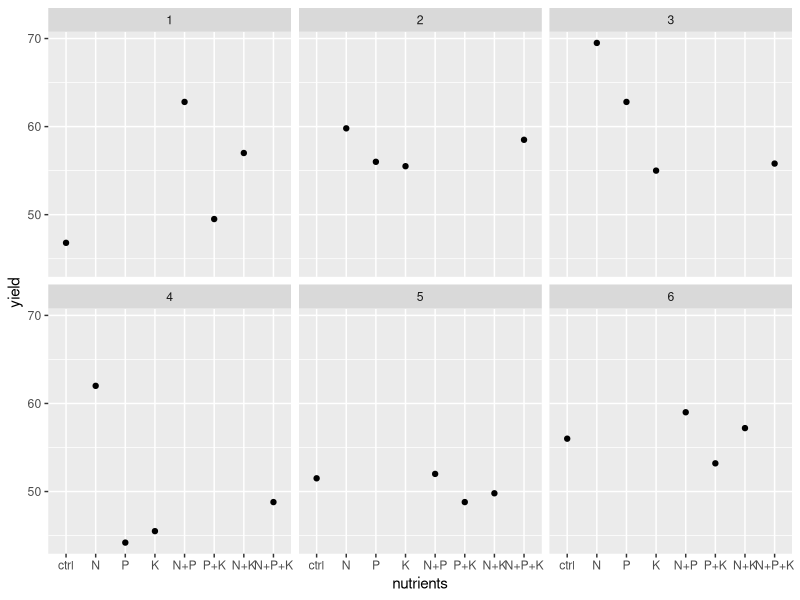
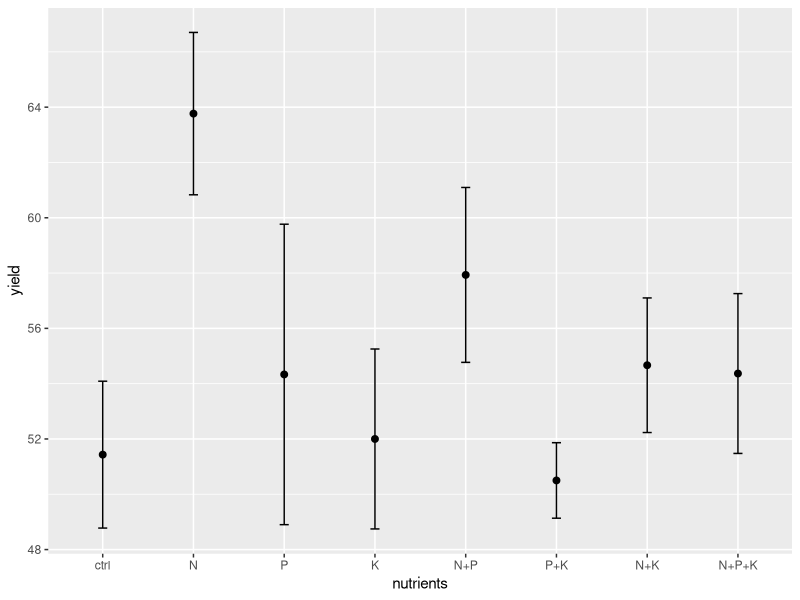

Reproduce these figures in R, in order.
# load packages
library(nlme)
library(ggplot2)

# examine data
head(npk)

# create a treatment variable
npk$treatment = as.factor(with(npk, paste(N, P, K, sep = "")))

# translate to nutrient treatment
treatments = data.frame(treatment = levels(npk$treatment),
                        nutrients = factor(c("ctrl", "K", "P", "P+K", "N", "N+K", "N+P", "N+P+K"), levels = c("ctrl", "N", "P", "K", "N+P", "P+K", "N+K", "N+P+K")))

# merge with dataset
npk2 <- merge(npk, treatments, all.x = T)

# initial visualization
ggplot(npk2, aes(x = nutrients, y = yield)) +
  geom_point() +
  facet_wrap(~block)

# fit regression
mod <- lme(yield ~ N*P*K, random = ~1|block, data = npk2)
summary(mod)
  
# visualize
ggplot(npk2, aes(x = nutrients, y = yield)) +
  stat_summary(geom = "point", fun.y = "mean", size = 2) +
  stat_summary(geom = "errorbar", fun.data = "mean_se", width = 0.1)
